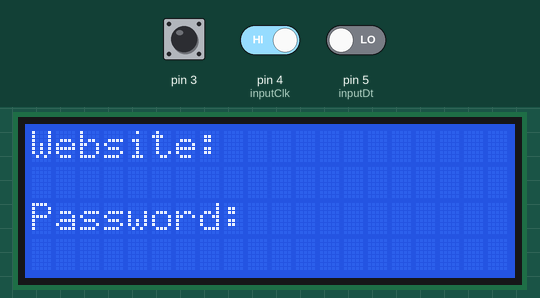
Recording of a sketch running on a simulated Arduino Leonardo, built with avr-gcc and run on an emulated ATmega32U4. Parts: 20×4 character LCD. The inputs (shaded band) are chosen by the test bench; at power-on: pin 3 HIGH, pin 4 (inputClk) HIGH, pin 5 (inputDt) LOW. USB keyboard and mouse output is not drawn.

Above: at 1.2 s.
1.3 s: pin 3 driven LOW
At 1.8 s:
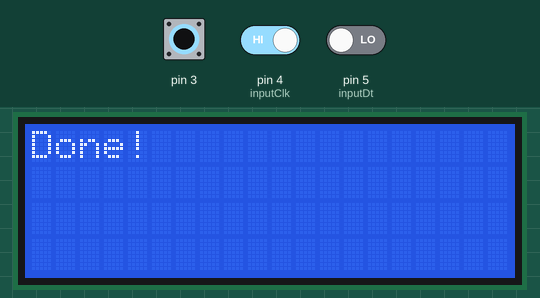
3.4 s: pin 3 driven HIGH and pin 4 (inputClk) driven LOW
At 5.8 s:
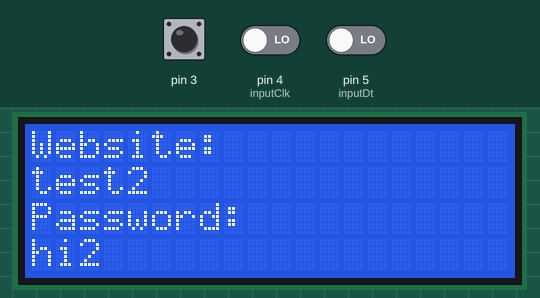
5.9 s: pin 4 (inputClk) driven HIGH
7.4 s: pin 4 (inputClk) driven LOW
At 7.61 s:
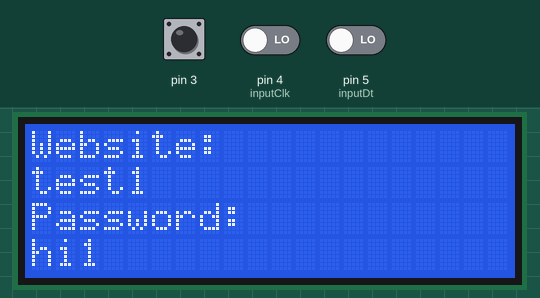
10.4 s: pin 3 pulsed LOW 5 times (0.12 s each, 0.3 s apart)
At 10.48 s:
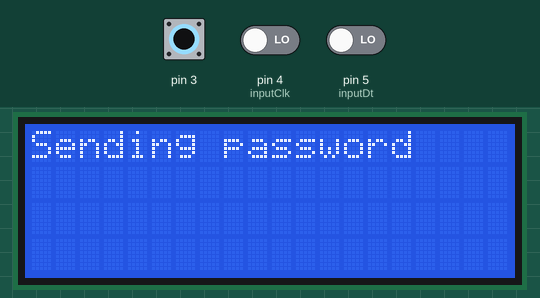
14.9 s: pin 5 (inputDt) driven HIGH
Timing chart, 0 to 17.9 s (numbered marks = the images above; inputs shaded):
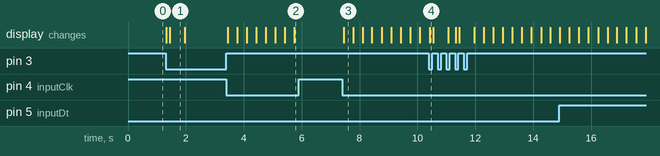

The sketch:

main.ino
```cpp
#include <Keyboard.h>
#include <LiquidCrystal_I2C.h>
#include <Wire.h>

#define inputClk 4
#define inputDt 5

int counter = 0;
int currStateClk;
int prevStateClk;
LiquidCrystal_I2C lcd(0x27, 20, 4);
String web = "Website: ";
String psswd = "Password: ";
String waiting = "Waiting for Computer";
String hidden = "**********";
String passwords[4][2] = {
  //Website, Passwd
  { "test", "hi" },
  { "test1", "hi1" },
  { "test2", "hi2" },
  { "test3", "hi3" },
};
void setup() {
  //set up pot pins
  //attachInterrupt(0,sendPassword, FALLING);
  pinMode(inputClk, INPUT);
  pinMode(inputDt, INPUT);
  pinMode(3, INPUT);
  //start lcd
  lcd.init();
  lcd.backlight();
  lcd.clear();
  //format display
  lcd.setCursor(0, 0);
  lcd.print(web);
  lcd.setCursor(0, 2);
  lcd.print(psswd);
  prevStateClk = digitalRead(inputClk);
  Keyboard.begin();
}

void loop() {
  currStateClk = digitalRead(inputClk);
  if (currStateClk != prevStateClk) {
    if (digitalRead(inputDt) != currStateClk) {
      counter++;
    } else {
      counter--;
    }
    if (counter > 3) {
      counter = 0;
    } else if (counter < 0) {
      counter = 3;
    }
    lcd.setCursor(0, 1);
    lcd.print("                    ");
    lcd.setCursor(0, 3);
    lcd.print("                    ");
    lcd.setCursor(0, 1);
    lcd.print(passwords[counter][0]);
    lcd.setCursor(0, 3);
    lcd.print(passwords[counter][1]);
  }
  if(digitalRead(3) == LOW){
    sendPassword();
    while(digitalRead(3) == LOW);
  }
}

void sendPassword(){
  lcd.clear();
  lcd.setCursor(0, 0);
  lcd.print("Sending password");
  delay(100);
  Keyboard.print(passwords[counter][1]);
  delay(10);
  lcd.clear();
  lcd.print("Done!");
  delay(500);
  lcd.clear();
  lcd.setCursor(0, 0);
  lcd.print(web);
  lcd.setCursor(0, 2);
  lcd.print(psswd);
  Keyboard.end();
}
```

Measured:
- after the input at 1.3 s, the display: first changes at once (image 1 shows a later state)
- after the input at 3.4 s, the display: first changes after 0.05 s (image 2 shows a later state)
- after the input at 5.9 s, every drawn part: stays the same
- after the input at 7.4 s, the display: changes after 0.05 s (image 3)
- after the input at 10.4 s, the display: changes at once (image 4)
- what the display in image 1 shows lasts 0.6 s, from 1.4 s to 2.0 s
